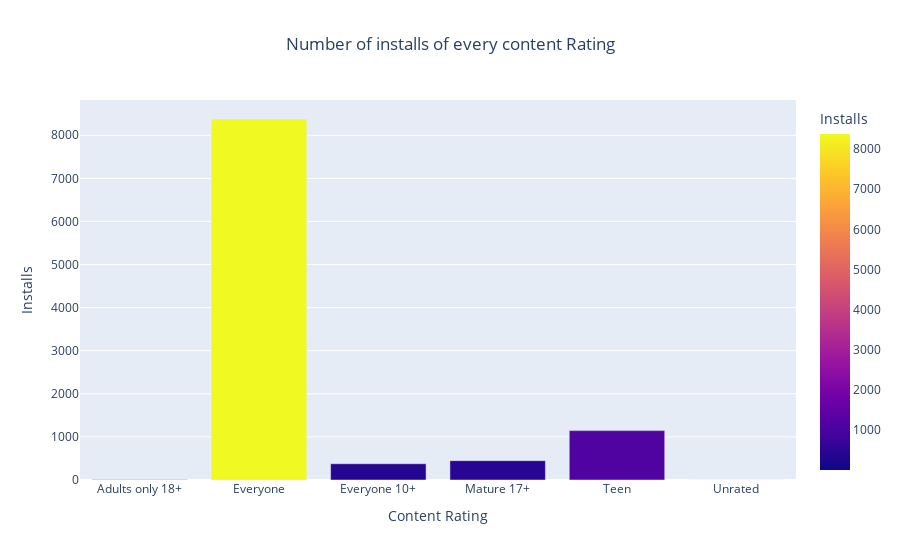

The notebook cell this image was saved under:
### Code cell
checking_fig= px.bar(
    checking,
    x='Content Rating',
    y='Installs',
    color='Installs',
    labels={'App':'Apps_Count'}, title ='Rating for Genres'
)
checking_fig.update_layout(title_text='Number of installs of every content Rating ', title_x=0.5)

### Figure 1 — Plotly figure (JSON) as saved in the notebook; plotly's stock layout.template omitted (floating-point values rounded to 4 significant figures)
{"data": [{"alignmentgroup": "True", "hovertemplate": "Content Rating=%{x}<br>Installs=%{marker.color}<extra></extra>", "legendgroup": "", "marker": {"color": [3, 8378, 377, 449, 1146, 2], "coloraxis": "coloraxis", "pattern": {"shape": ""}}, "name": "", "offsetgroup": "", "orientation": "v", "showlegend": false, "textposition": "auto", "type": "bar", "x": ["Adults only 18+", "Everyone", "Everyone 10+", "Mature 17+", "Teen", "Unrated"], "xaxis": "x", "y": [3, 8378, 377, 449, 1146, 2], "yaxis": "y"}], "layout": {"barmode": "relative", "coloraxis": {"colorbar": {"title": {"text": "Installs"}}, "colorscale": [[0, "#0d0887"], [0.1111, "#46039f"], [0.2222, "#7201a8"], [0.3333, "#9c179e"], [0.4444, "#bd3786"], [0.5556, "#d8576b"], [0.6667, "#ed7953"], [0.7778, "#fb9f3a"], [0.8889, "#fdca26"], [1, "#f0f921"]]}, "legend": {"tracegroupgap": 0}, "title": {"text": "Number of installs of every content Rating ", "x": 0.5}, "xaxis": {"anchor": "y", "domain": [0, 1], "title": {"text": "Content Rating"}}, "yaxis": {"anchor": "x", "domain": [0, 1], "title": {"text": "Installs"}}}}
